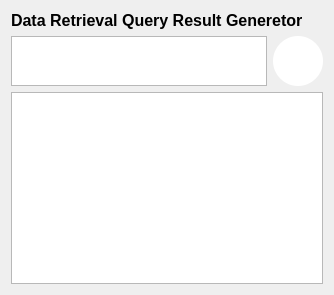
             <widget class="QWidget" name="page_4">
              <layout class="QGridLayout" name="gridLayout_6">
               <item row="0" column="0">
                <widget class="QLabel" name="label_10">
                 <property name="font">
                  <font>
                   <pointsize>12</pointsize>
                   <weight>75</weight>
                   <bold>true</bold>
                  </font>
                 </property>
                 <property name="text">
                  <string>Data Retrieval Query Result Generetor</string>
                 </property>
                </widget>
               </item>
               <item row="1" column="0">
                <layout class="QHBoxLayout" name="horizontalLayout_9">
                 <item>
                  <widget class="QTextEdit" name="select_manual_input">
                   <property name="sizePolicy">
                    <sizepolicy hsizetype="Expanding" vsizetype="Minimum">
                     <horstretch>0</horstretch>
                     <verstretch>0</verstretch>
                    </sizepolicy>
                   </property>
                   <property name="minimumSize">
                    <size>
                     <width>0</width>
                     <height>30</height>
                    </size>
                   </property>
                   <property name="maximumSize">
                    <size>
                     <width>16777215</width>
                     <height>100</height>
                    </size>
                   </property>
                   <property name="font">
                    <font>
                     <pointsize>12</pointsize>
                    </font>
                   </property>
                  </widget>
                 </item>
                 <item>
                  <widget class="QPushButton" name="select_manual_btn">
                   <property name="layoutDirection">
                    <enum>Qt::LeftToRight</enum>
                   </property>
                   <property name="styleSheet">
                    <string notr="true">QPushButton {
    background-color: #fff;     /* Button background */
    border-radius: 25px;           /* Half of width/height for perfect circle */
    min-width: 50px;
    min-height: 50px;
    color: white;                  /* Text color */
    font-weight: bold;
    border: none;
}

QPushButton:hover {
    background-color: 	#A9A9A9;     /* Hover effect */
}

QPushButton:pressed {
    background-color:#696969;     /* Pressed effect */
}
</string>
                   </property>
                   <property name="text">
                    <string/>
                   </property>
                   <property name="icon">
                    <iconset resource="resource.qrc">
                     <normaloff>:/newPrefix/icons/image.png</normaloff>:/newPrefix/icons/image.png</iconset>
                   </property>
                   <property name="iconSize">
                    <size>
                     <width>20</width>
                     <height>20</height>
                    </size>
                   </property>
                  </widget>
                 </item>
                </layout>
               </item>
               <item row="2" column="0">
                <widget class="QTextEdit" name="select_manual_result">
                 <property name="font">
                  <font>
                   <pointsize>14</pointsize>
                  </font>
                 </property>
                </widget>
               </item>
              </layout>
             </widget>
